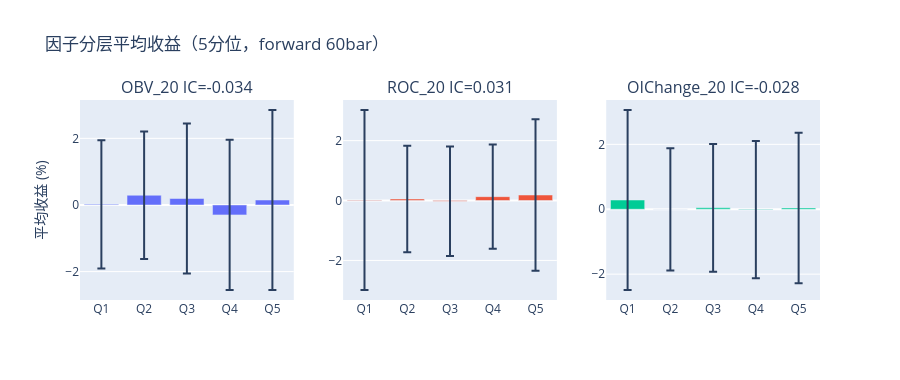

Notebook code for this chart:
### Markdown cell above
## 5. 因子分层回测
将每根 bar 的因子值按五分位分组，计算各组下 60 bar 的平均收益。
理想情况下，第 5 组 > 第 1 组（单调性）。

### Code cell
def quantile_return(factor_series: pd.Series, klines: pd.DataFrame,
                    forward_bars: int = 60, n_quantiles: int = 5) -> pd.DataFrame:
    """因子分层：计算各分位组的平均前瞻收益。"""
    fwd_ret = klines['close'].pct_change(forward_bars).shift(-forward_bars)
    df = pd.concat([factor_series, fwd_ret], axis=1).dropna()
    df.columns = ['factor', 'fwd_ret']

    # 按日截面分位（避免时序污染）
    daily_last = df.resample('1D').last().dropna()
    daily_last['quantile'] = pd.qcut(daily_last['factor'], n_quantiles,
                                      labels=False, duplicates='drop') + 1
    return daily_last.groupby('quantile')['fwd_ret'].agg(['mean', 'std', 'count'])


# 对 IC 最高的几个因子做分层
top3 = ic_summary.index[:3].tolist()
fig = make_subplots(rows=1, cols=len(top3),
                    subplot_titles=[f'{f}\nIC={ic_summary.loc[f,"IC"]:.3f}' for f in top3])

for col_i, fname in enumerate(top3):
    qret = quantile_return(factor_df[fname], klines)
    fig.add_trace(
        go.Bar(x=[f'Q{int(q)}' for q in qret.index],
               y=qret['mean'] * 100,
               error_y=dict(type='data', array=qret['std'] * 100),
               name=fname, showlegend=False),
        row=1, col=col_i + 1
    )

fig.update_yaxes(title_text='平均收益 (%)', row=1, col=1)
fig.update_layout(title='因子分层平均收益（5分位，forward 60bar）', height=380)
fig.show()

### Figure 1 — Plotly figure (JSON) as saved in the notebook; plotly's stock layout.template omitted (floating-point values rounded to 4 significant figures)
{"data": [{"error_y": {"array": [1.924, 1.915, 2.252, 2.254, 2.702], "type": "data"}, "name": "OBV_20", "showlegend": false, "type": "bar", "x": ["Q1", "Q2", "Q3", "Q4", "Q5"], "xaxis": "x", "y": [0.01925, 0.2921, 0.194, -0.298, 0.1492], "yaxis": "y"}, {"error_y": {"array": [3.005, 1.781, 1.829, 1.74, 2.532], "type": "data"}, "name": "ROC_20", "showlegend": false, "type": "bar", "x": ["Q1", "Q2", "Q3", "Q4", "Q5"], "xaxis": "x2", "y": [0.01781, 0.0512, -0.0257, 0.1291, 0.184], "yaxis": "y2"}, {"error_y": {"array": [2.774, 1.884, 1.968, 2.114, 2.32], "type": "data"}, "name": "OIChange_20", "showlegend": false, "type": "bar", "x": ["Q1", "Q2", "Q3", "Q4", "Q5"], "xaxis": "x3", "y": [0.2855, -0.003312, 0.04497, -0.0122, 0.04083], "yaxis": "y3"}], "layout": {"annotations": [{"font": {"size": 16}, "showarrow": false, "text": "OBV_20\nIC=-0.034", "x": 0.1444, "xanchor": "center", "xref": "paper", "y": 1, "yanchor": "bottom", "yref": "paper"}, {"font": {"size": 16}, "showarrow": false, "text": "ROC_20\nIC=0.031", "x": 0.5, "xanchor": "center", "xref": "paper", "y": 1, "yanchor": "bottom", "yref": "paper"}, {"font": {"size": 16}, "showarrow": false, "text": "OIChange_20\nIC=-0.028", "x": 0.8556, "xanchor": "center", "xref": "paper", "y": 1, "yanchor": "bottom", "yref": "paper"}], "height": 380, "title": {"text": "因子分层平均收益（5分位，forward 60bar）"}, "xaxis": {"anchor": "y", "domain": [0, 0.2889]}, "xaxis2": {"anchor": "y2", "domain": [0.3556, 0.6444]}, "xaxis3": {"anchor": "y3", "domain": [0.7111, 1]}, "yaxis": {"anchor": "x", "domain": [0, 1], "title": {"text": "平均收益 (%)"}}, "yaxis2": {"anchor": "x2", "domain": [0, 1]}, "yaxis3": {"anchor": "x3", "domain": [0, 1]}}}
